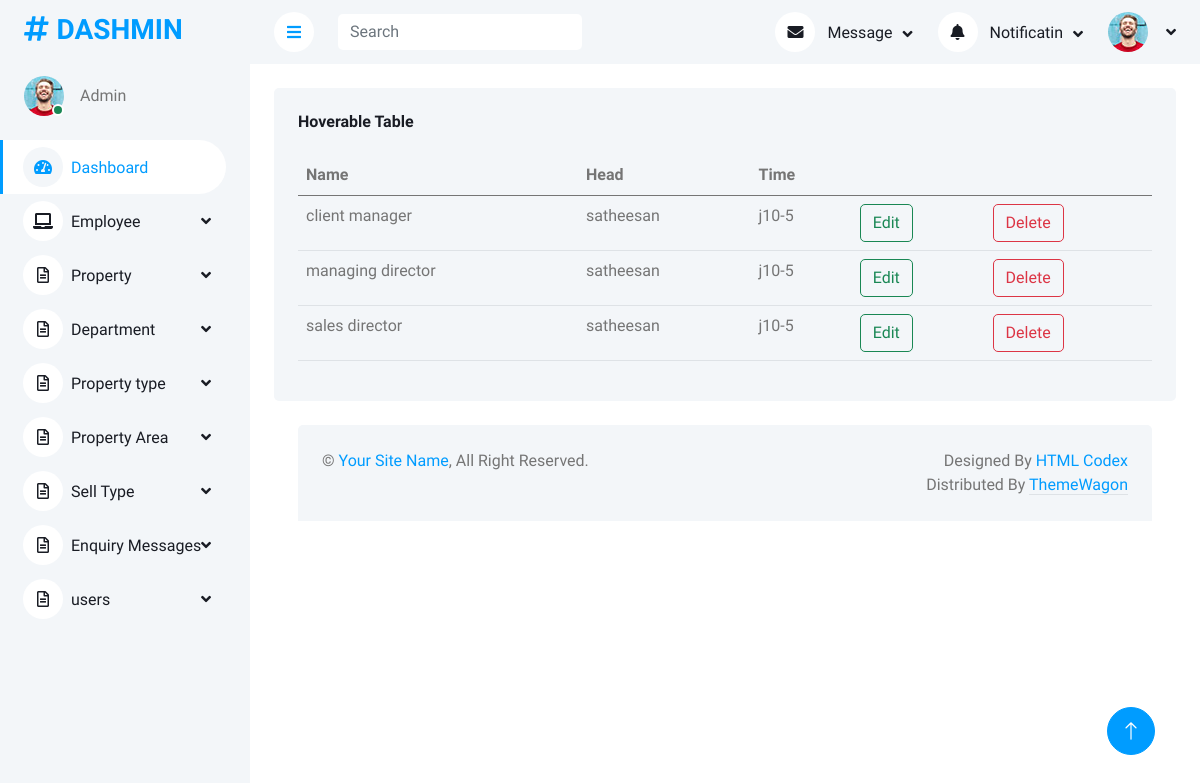
Screenshot of /MainApp/displaydepartment/ with the database file from the repository.
### MainApp/models.py (models this page shows)
class departmentdb(models.Model):
    dname=models.CharField(max_length=50,null=True,blank=True)
    dhead=models.CharField(max_length=50,null=True,blank=True)
    dtime=models.CharField(max_length=50,null=True,blank=True)

### MainApp/views.py (the view)
# urls.py: path('displaydepartment/',views.displaydepartment,name="displaydepartment"),
def displaydepartment(request):
    data=departmentdb.objects.all()
    return render(request,"displadepartment.html",{'data':data})

### MainApp/templates/displadepartment.html (shortened to what this page needs)
<!DOCTYPE html>
{% extends 'index.html' %}
{% block content %}
<html lang="en">
<head>
</head>
<body>
<div class="bg-light rounded h-100 p-4">
                            <h6 class="mb-4">Hoverable Table</h6>
                            <table class="table table-hover">
                                <thead>
                                    <tr>
                                       <th scope="col">Name</th>
                                        <th scope="col">Head</th>
                                        <th scope="col">Time</th>
                                        <th scope="col"></th>
                                        <th scope="col"></th>
                                    </tr>
                                </thead>
                                <tbody>
                                     {% for i in data %}
                                    <tr>
                                        <td>{{i.dname}}</td>
                                        <td>{{i.dhead}}</td>
                                        <td>j{{i.dtime}}</td>
                                        <td> <form action="{% url 'editdepartment' dataid=i.id %}">
                                            <button  class="btn btn-outline-success " >Edit</button>
                                        </form>
                                        </td>
                                        <td>
                                            <form action="{% url 'deletedepartment' dataid=i.id %}">
                                                <button class="btn btn-outline-danger " >Delete</button>
                                            </form>
                                        </td>
                                    </tr>
                                {% endfor %}
                                </tbody>
                            </table>
                        </div>
</body>
</html>
{% endblock %}

### MainApp/static/css/style.css (style rules this page uses)
:root { --primary: #009CFF; --light: #F3F6F9; --dark: #191C24; }
.btn { transition: .5s; }

### rows the page displays
departmentdb: dname "client manager", dhead "satheesan", dtime "10-5"
departmentdb: dname "managing director", dhead "satheesan", dtime "10-5"
departmentdb: dname "sales director", dhead "satheesan", dtime "10-5"
